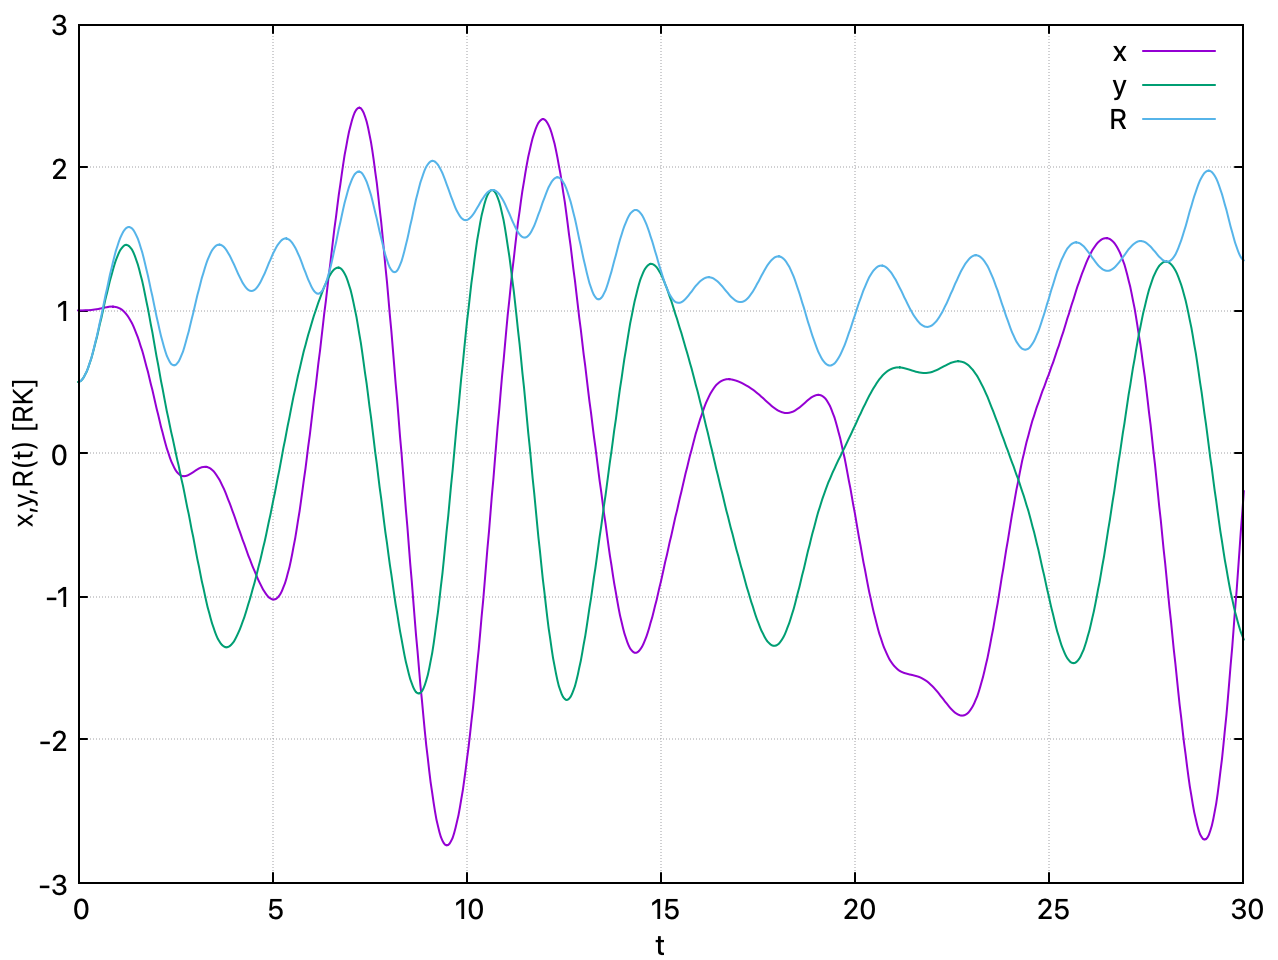

This figure's gnuplot source:
reset

# Set column indices
ix = 2
iy = 4
ixB = 6
iR = 8 #(RK)

# Set plot specifications
set grid
set key font ",14"
set title font ",14"
set tics font ",14"
set xlabel "t" font ",14"
set ylabel "x,y,R(t) [RK]" font ",14"

# Plot
plot "coupled_springs.dat" using 1:ix title "x" w lines
replot "coupled_springs.dat" using 1:iy title "y" w lines
replot "coupled_springs.dat" using 1:iR title "R" w lines
